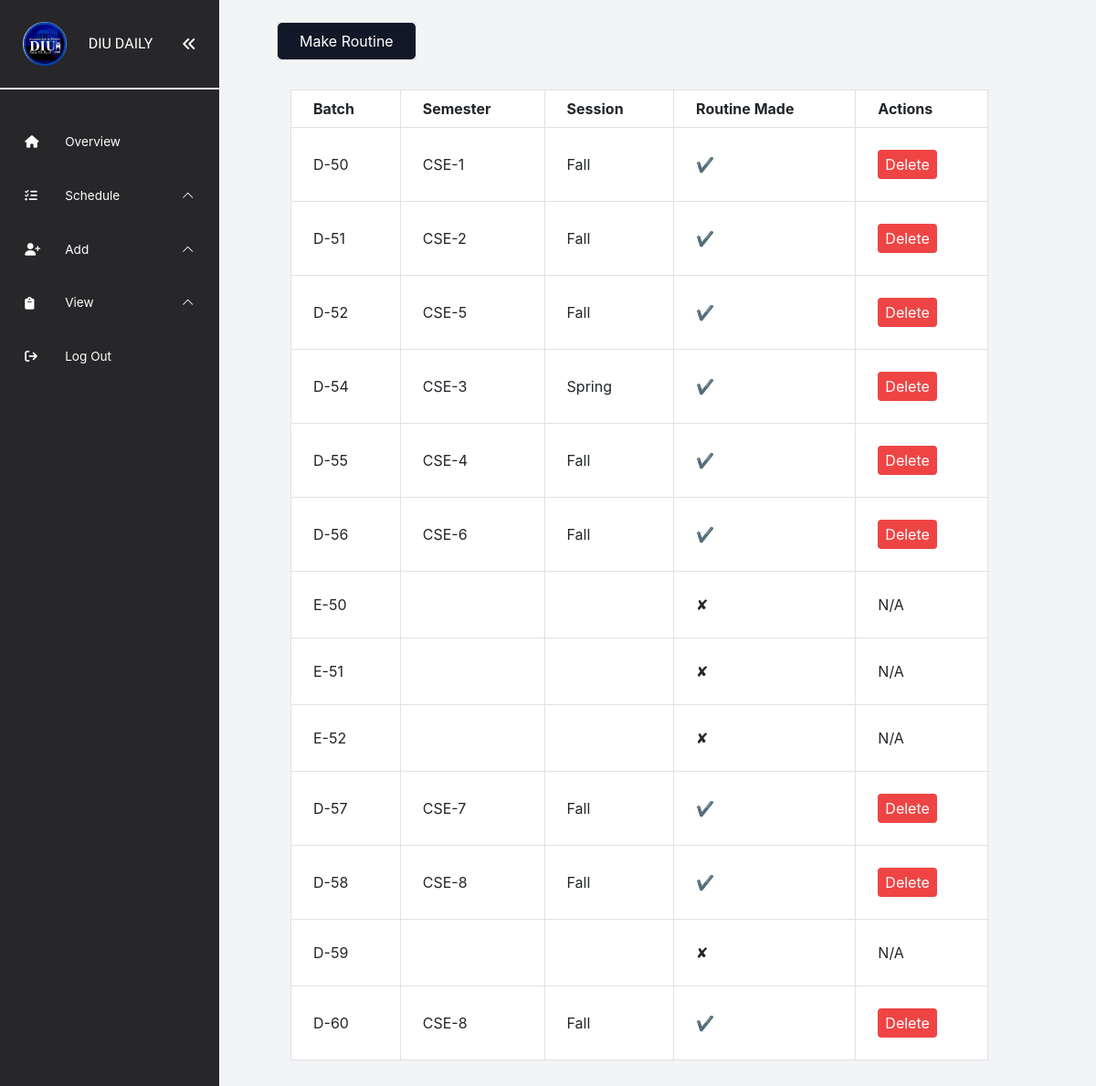
Page /src/admin/routine/show/batch_show.php (signed in) on the committed database.
### tables this page shows
CREATE TABLE `batch` (
  `batch_id` int(11) NOT NULL,
  `batch_number` varchar(10) NOT NULL,
  `department_id` int(11) NOT NULL,
  `batch_shift` enum('day','evening') NOT NULL
);

### src/admin/routine/show/batch_show.php (the view, shortened to what this page needs)
<?php
include("../../../../database/config.php");
include("../../../include/adminNavbar.php");
$batchQuery = "SELECT batch.batch_id, batch.batch_number, semester.semester_name, routine.session, COUNT(routine.routine_id) AS routine_count
               FROM batch
               LEFT JOIN routine ON batch.batch_id = routine.batch
               LEFT JOIN semester ON routine.semester = semester.semester_id
               GROUP BY batch.batch_id, batch.batch_number, semester.semester_name, routine.session";
$batchResult = $conn->query($batchQuery);
?>
<div class="flex flex-col min-h-screen w-full">
  <div class="flex justify-between mt-4">
    <div>
      <p class="border border-black flex">
        <a href="select.php"
          class="inline-block px-4 py-2 bg-gray-900 text-white rounded-lg hover:bg-gray-600 hover:no-underline">
          Make Routine
        </a>
      </p>
    </div>
  </div>
  <div class="container mx-auto py-8">
    <table class="table-auto w-full bg-white">
      <thead>
        <tr>
          <th class="px-4 border py-2">Batch</th>
          <th class="px-4 border py-2">Semester</th>
          <th class="px-4 border py-2">Session</th>
          <th class="px-4 border py-2">Routine Made</th>
          <th class="px-4 border py-2">Actions</th>
        </tr>
      </thead>
      <tbody>
        <?php
        while ($row = $batchResult->fetch_assoc()) {
          $batchId = $row['batch_id'];
          $batchName = $row['batch_number'];
          $semesterName = $row['semester_name'];
          $session = $row['session'];
          $routineCount = $row['routine_count'];
          $symbol = ($routineCount > 0) ? '✔' : '✘';
          echo "<tr>";
          echo "<td class='border px-4 py-4'>$batchName</td>";
          echo "<td class='border px-4 py-4'>$semesterName</td>";
          echo "<td class='border px-4 py-4'>$session</td>";
          echo "<td class='border px-4 py-4'>$symbol</td>";
          echo "<td class='border px-4 py-4'>";
          if ($routineCount > 0) {
            echo "<button onclick=\"deleteRoutine($batchId, '$semesterName', '$session')\" class='bg-red-500 text-white px-2 py-1 rounded hover:bg-red-700'>Delete</button>";
          } else {
            echo "N/A";
          }
          echo "</td>";
          echo "</tr>";
        }
        ?>
      </tbody>
    </table>
  </div>
</div>
</body>
</html>

### rows in the picture
batch: batch_number "D-50", semesterName "CSE-1", session "Fall", symbol "✔"
batch: batch_number "D-51", semesterName "CSE-2", session "Fall", symbol "✔"
batch: batch_number "D-52", semesterName "CSE-5", session "Fall", symbol "✔"
batch: batch_number "D-54", semesterName "CSE-3", session "Spring", symbol "✔"
batch: batch_number "D-55", semesterName "CSE-4", session "Fall", symbol "✔"
batch: batch_number "D-56", semesterName "CSE-6", session "Fall", symbol "✔"
batch: batch_number "E-50", symbol "✘", shows "N/A"
batch: batch_number "E-51", symbol "✘", shows "N/A"
batch: batch_number "E-52", symbol "✘", shows "N/A"
batch: batch_number "D-57", semesterName "CSE-7", session "Fall", symbol "✔"
batch: batch_number "D-58", semesterName "CSE-8", session "Fall", symbol "✔"
batch: batch_number "D-59", symbol "✘", shows "N/A"
batch: batch_number "D-60", semesterName "CSE-8", session "Fall", symbol "✔"
